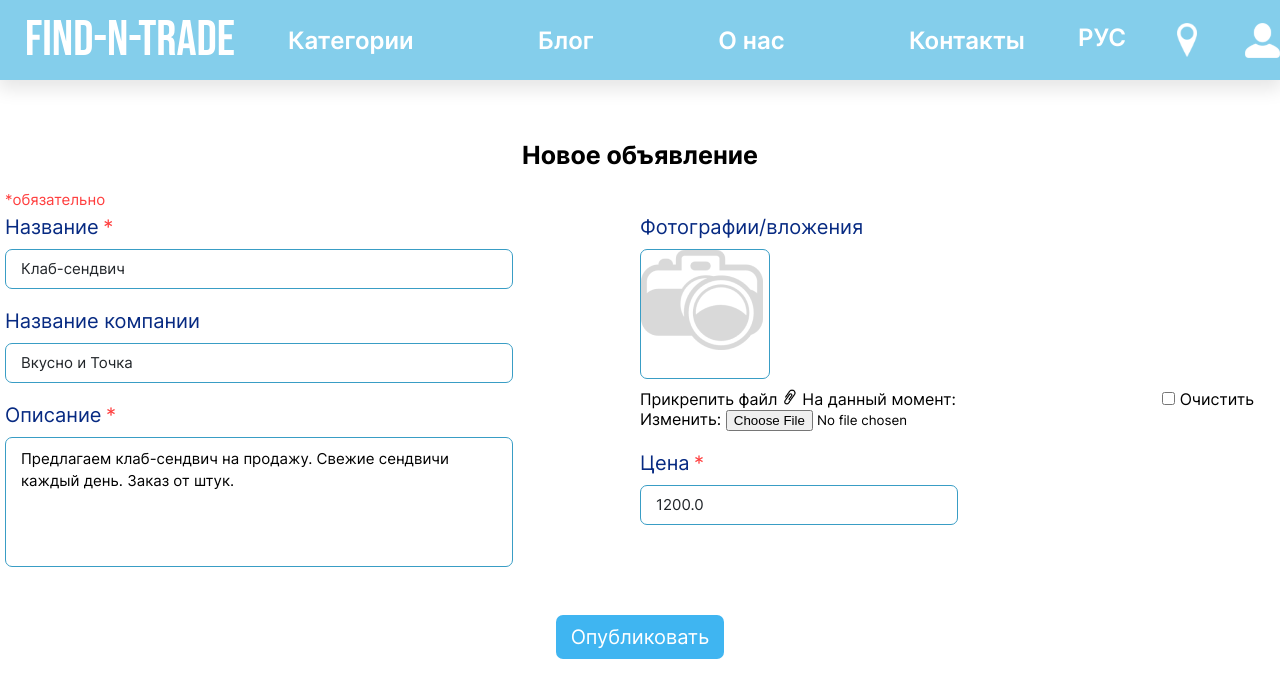
Screenshot of /edit_ad/1/ (signed in) with the database file from the repository.
### main/models.py (models this page shows, shortened)
class Ad(models.Model):
    user= models.ForeignKey(CustomUser, blank=False, null=False, on_delete=models.CASCADE, related_name='creator')
    title= models.CharField(max_length=50, verbose_name="Title")
    company_name= models.CharField(max_length=50, blank=True, null=True, verbose_name="Company_name")
    description= models.TextField(verbose_name="Description")
    image_link = models.ImageField(upload_to=user_image_directory_path, blank=True, null=True,
                                   verbose_name="Ad image")
    cost= models.FloatField(verbose_name="Cost")
    responders= models.ManyToManyField(Respond)
    create_date = models.DateField(auto_now_add=True, verbose_name="Creation date")
    edit_date = models.DateField(auto_now=True, verbose_name="Edit date")
    is_active = models.BooleanField(default=True, verbose_name="Active")
    category=models.OneToOneField(Category, blank=True, null=True, on_delete=models.CASCADE)

### main/views.py (the view, shortened to what this page needs)
# urls.py: path('edit_ad/<int:pk>/', views.AdEditView.as_view(), name='edit ad'),
class AdEditView(UpdateView):
    template_name = "main/edit_ad.html"
    model=Ad
    form_class = AdCreateForm
    def get_initial(self):
        model = CustomUser.objects.get(id=self.request.user.id)
        ad = Ad.objects.get(id=self.kwargs['pk'], user=model)
        return {'title': ad.title}

### main/forms.py
class AdCreateForm(forms.ModelForm):
    class Meta:
        model = Ad
        fields = ['user', 'title', 'company_name', 'image_link', 'description', 'cost']
        widgets = {
            'user': forms.HiddenInput(),
            'title': forms.TextInput(
                attrs={
                    'class': 'text-field__input',
                    'placeholder': "Введите название"
                }
            ),
            'company_name': forms.TextInput(
                attrs={
                    'class': 'text-field__input',
                    'placeholder': "Введите название компании"
                }
            ),
            'description': forms.Textarea(
                attrs={
                    'placeholder': "Опишите свой товар/услугу (максимум 200 символов)"
                }
            ),
            'cost': forms.NumberInput(
                attrs={
                    'class': 'text-field__input',
                    'placeholder': "Введите цену",
                    'style': "width:50%;"
                }
            ),
        }

### main/templates/main/edit_ad.html (shortened to what this page needs)
{% extends 'main/base.html' %}
{% load static %}
{% block links %}  <link rel="stylesheet" href="{% static 'main/css/style_imported.css' %}">  {% endblock %}
{% block content %}
    <main>
        <h1 id="newad">Новое объявление</h1>
        <form action="" method="POST" class="newadouterdiv" enctype="multipart/form-data">
          <p id="required">*обязательно</p>
          <div class="newadleft">
            <div class="labeloneline">
              <label class="text-field__label" for="name">Название</label>
              <label style="color:#FF3E3E" class="text-field__label" for="name">*
            </label>
            </div>
            {{form.title}}
            <div class="labeloneline">
              <label class="text-field__label" for="companyname">Название компании</label>
            </div>
            {{form.company_name}}
            <div class="labeloneline">
              <label class="text-field__label" for="companyname">Описание</label>
              <label style="color:#FF3E3E" class="text-field__label" for="description">*</label>
            </div>
            {{form.description}}
          </div>
          <div class="newadright">
            <div class="labeloneline">
              <label class="text-field__label" for="name">Фотографии/вложения</label>
              <div class="photos">
                <div class="photo" ><img class="centeredcamera" id="photo1" src="{% static 'main/images/camerapng.png' %}" alt=""></div>
              </div>
            </div>
            <div class="file-upload">
              <label for="file-input">
                Прикрепить файл  <img src="images/attach.png">
              </label>
              {{form.image_link}}
            </div>
            <div class="labeloneline">
              <label class="text-field__label" for="name">Цена</label>
              <label style="color:#FF3E3E" class="text-field__label" for="price">*</label>
            </div>
            {{form.cost}}
          </div>
        <button id="publishsubmit" type="submit">Опубликовать</button>
        </form>
      </div></main>
{% endblock %}

### main/static/main/css/style.css (style rules this page uses)
* { box-sizing: border-box; margin: 0; padding: 0; font-family: "Inter", sans-serif; }
a { text-decoration: none; color: #fff; user-drag: none; -webkit-user-drag: none; user-select: none; -moz-user-select: none; -webkit-user-select: none; -ms-user-select: none; }
img { -webkit-user-select: none; -moz-user-select: none; -ms-user-select: none; user-select: none; user-drag: none; -webkit-user-drag: none; user-select: none; -moz-user-select: none; -webkit-user-select: none; -ms-user-select: none; }
button { border: none; outline: none; background: none; display: block; cursor: pointer; -webkit-user-select: none; -moz-user-select: none; -ms-user-select: none; user-select: none; }
:root { --bs-lightblue: #84CEEB; --bs-blue: #5AB9EA; --bs-gradient_one: linear-gradient(60deg, rgba(104, 201, 201, 0.8724440459777661) 15%, rgba(90, 185, 234, 0.4186625333727241) 49%, rgba(86, 128, 233, 0.7015756986388305) 84%); --bs--gradient_two: linear-gradient(45deg, rgba(255, 255, 255, 0.8724440459777661) 15%, rgba(86, 128, 233, 0.7015756986388305) 84%); --bs--gradient_three: linear-gradient(45deg, rgba(255, 255, 255, 0.8724440459777661) 15%, rgba(109, 177, 232, 0.702) 90%); --bs--gradient_four: linear-gradient(45deg, #68C9C9, #5680E9); --bs--lapisblue: #5680E9; --bs-darkblue: #152243; --bs-sea: #072A82; --bs-lavender: #83A4EF; --bs-green: #81D6CD; --bs-grayblue: #2E5E71; --bs-lime: #00FF85; --bs-red: #FF3E3E; --bs-yellow: #FFD84F; }
:root { --bs-lightblue: #84CEEB; --bs-blue: #5AB9EA; --bs-gradient_one: linear-gradient(60deg, rgba(104, 201, 201, 0.8724440459777661) 15%, rgba(90, 185, 234, 0.4186625333727241) 49%, rgba(86, 128, 233, 0.7015756986388305) 84%); --bs--gradient_two: linear-gradient(45deg, rgba(255, 255, 255, 0.8724440459777661) 15%, rgba(86, 128, 233, 0.7015756986388305) 84%); --bs--lapisblue: #5680E9; --bs-darkblue: #152243; --bs-lavender: #83A4EF; --bs-green: #81D6CD; }

### main/static/main/css/style_imported.css (style rules this page uses)
:root { --bs-lightblue: #84CEEB; --bs-blue: #5AB9EA; --bs-gradient_one: linear-gradient(60deg, rgba(104, 201, 201, 0.8724440459777661) 15%, rgba(90, 185, 234, 0.4186625333727241) 49%, rgba(86, 128, 233, 0.7015756986388305) 84%); --bs--gradient_two: linear-gradient(45deg, rgba(255, 255, 255, 0.8724440459777661) 15%, rgba(86, 128, 233, 0.7015756986388305) 84%); --bs--gradient_three: linear-gradient(45deg, rgba(255, 255, 255, 0.8724440459777661) 15%, rgba(109, 177, 232, 0.702) 90%); --bs--gradient_four: linear-gradient(45deg, #68C9C9, #5680E9); --bs--lapisblue: #5680E9; --bs-darkblue: #152243; --bs-sea: #072A82; --bs-lavender: #83A4EF; --bs-green: #81D6CD; --bs-grayblue: #2E5E71; --bs-lime: #00FF85; --bs-red: #FF3E3E; --bs-yellow: #FFD84F; }
#newad { margin-top: 60px; text-align: center; font-size: 25px; color: var(--bs--blue); }
#required { margin-bottom: 5px; color: #FF3E3E; font-size: 15px; }
.newadouterdiv { height: 400px; width: 1270px; margin: 0px auto; margin-top: 20px; }
.newadleft { height: 400px; width: 50%; float: left; }
.newadright { height: 400px; width: 50%; float: right; }
.text-field__label { display: block; margin-bottom: 10px; color:#072A82; font-size: 20px; display: inline-block; }
.labeloneline { display: inline; }
.text-field__input { display: block; width: 80%; height: 40px; padding: 10px 15px; font-size: 15px; line-height: 1.5; color: #212529; background-color: #fff; border: 1px solid #399DC5; border-radius: 7px; transition: border-color 0.15s ease-in-out, box-shadow 0.15s ease-in-out; margin-bottom: 20px; }
.text-field__input::placeholder { color: #212529; opacity: 0.4; }
#id_description { display: block; width: 80%; height: 130px; resize: none; padding: 10px 15px; font-size: 15px; line-height: 1.5; border: 1px solid #399DC5; border-radius: 7px; transition: border-color 0.15s ease-in-out, box-shadow 0.15s ease-in-out; }
#id_description::placeholder { color: #212529; opacity: 0.4; }
.photos { width: 80%; display: flex; justify-content: space-between; }
.photo { background-color: #fff; width: 130px; height:130px; overflow: hidden; margin-right: 20px; border: 1px solid #399DC5; border-radius: 7px; }
.centeredcamera { display: block; object-fit: contain; }
.file-upload img { width: 2.5%; }
.file-upload { margin-top: 10px; margin-bottom: 20px; }
#publishsubmit { margin:0 auto; display:block; background-color: #3FB5F1; color: #fff; font-size: 20px; padding: 10px 15px; border: 1px transparent; border-radius: 7px; cursor: pointer; transition-duration: 0.4s; }
.other_users_profile_right_1 h2,p { font-size: 22px; line-height: 1.3; }

### rows the page displays
Ad: title "Клаб-сендвич", company_name "Вкусно и Точка", description "Предлагаем клаб-сендвич на продажу. Свежие сендвичи каждый день. Заказ от штук.", cost "1200.0"
